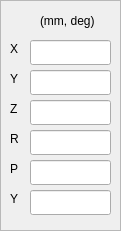
    <widget class="QFrame" name="frame_10">
     <property name="geometry">
      <rect>
       <x>890</x>
       <y>290</y>
       <width>121</width>
       <height>231</height>
      </rect>
     </property>
     <property name="frameShape">
      <enum>QFrame::StyledPanel</enum>
     </property>
     <property name="frameShadow">
      <enum>QFrame::Raised</enum>
     </property>
     <widget class="QLabel" name="label_187">
      <property name="geometry">
       <rect>
        <x>40</x>
        <y>10</y>
        <width>71</width>
        <height>21</height>
       </rect>
      </property>
      <property name="text">
       <string>(mm, deg)</string>
      </property>
     </widget>
     <widget class="QLabel" name="label_191">
      <property name="geometry">
       <rect>
        <x>10</x>
        <y>40</y>
        <width>21</width>
        <height>17</height>
       </rect>
      </property>
      <property name="text">
       <string>X</string>
      </property>
     </widget>
     <widget class="QLabel" name="label_192">
      <property name="geometry">
       <rect>
        <x>10</x>
        <y>70</y>
        <width>21</width>
        <height>17</height>
       </rect>
      </property>
      <property name="text">
       <string>Y</string>
      </property>
     </widget>
     <widget class="QLabel" name="label_193">
      <property name="geometry">
       <rect>
        <x>10</x>
        <y>100</y>
        <width>21</width>
        <height>17</height>
       </rect>
      </property>
      <property name="text">
       <string>Z</string>
      </property>
     </widget>
     <widget class="QLabel" name="label_194">
      <property name="geometry">
       <rect>
        <x>10</x>
        <y>130</y>
        <width>21</width>
        <height>17</height>
       </rect>
      </property>
      <property name="text">
       <string>R</string>
      </property>
     </widget>
     <widget class="QLabel" name="label_195">
      <property name="geometry">
       <rect>
        <x>10</x>
        <y>160</y>
        <width>21</width>
        <height>17</height>
       </rect>
      </property>
      <property name="text">
       <string>P</string>
      </property>
     </widget>
     <widget class="QLabel" name="label_196">
      <property name="geometry">
       <rect>
        <x>10</x>
        <y>190</y>
        <width>21</width>
        <height>17</height>
       </rect>
      </property>
      <property name="text">
       <string>Y</string>
      </property>
     </widget>
     <widget class="QLineEdit" name="lineEdit_cal_tcp_2">
      <property name="geometry">
       <rect>
        <x>30</x>
        <y>70</y>
        <width>81</width>
        <height>25</height>
       </rect>
      </property>
      <property name="layoutDirection">
       <enum>Qt::LeftToRight</enum>
      </property>
      <property name="alignment">
       <set>Qt::AlignRight|Qt::AlignTrailing|Qt::AlignVCenter</set>
      </property>
      <property name="readOnly">
       <bool>true</bool>
      </property>
     </widget>
     <widget class="QLineEdit" name="lineEdit_cal_tcp_1">
      <property name="geometry">
       <rect>
        <x>30</x>
        <y>40</y>
        <width>81</width>
        <height>25</height>
       </rect>
      </property>
      <property name="layoutDirection">
       <enum>Qt::LeftToRight</enum>
      </property>
      <property name="alignment">
       <set>Qt::AlignRight|Qt::AlignTrailing|Qt::AlignVCenter</set>
      </property>
      <property name="readOnly">
       <bool>true</bool>
      </property>
     </widget>
     <widget class="QLineEdit" name="lineEdit_cal_tcp_3">
      <property name="geometry">
       <rect>
        <x>30</x>
        <y>100</y>
        <width>81</width>
        <height>25</height>
       </rect>
      </property>
      <property name="layoutDirection">
       <enum>Qt::LeftToRight</enum>
      </property>
      <property name="alignment">
       <set>Qt::AlignRight|Qt::AlignTrailing|Qt::AlignVCenter</set>
      </property>
      <property name="readOnly">
       <bool>true</bool>
      </property>
     </widget>
     <widget class="QLineEdit" name="lineEdit_cal_tcp_4">
      <property name="geometry">
       <rect>
        <x>30</x>
        <y>130</y>
        <width>81</width>
        <height>25</height>
       </rect>
      </property>
      <property name="layoutDirection">
       <enum>Qt::LeftToRight</enum>
      </property>
      <property name="alignment">
       <set>Qt::AlignRight|Qt::AlignTrailing|Qt::AlignVCenter</set>
      </property>
      <property name="readOnly">
       <bool>true</bool>
      </property>
     </widget>
     <widget class="QLineEdit" name="lineEdit_cal_tcp_5">
      <property name="geometry">
       <rect>
        <x>30</x>
        <y>160</y>
        <width>81</width>
        <height>25</height>
       </rect>
      </property>
      <property name="layoutDirection">
       <enum>Qt::LeftToRight</enum>
      </property>
      <property name="alignment">
       <set>Qt::AlignRight|Qt::AlignTrailing|Qt::AlignVCenter</set>
      </property>
      <property name="readOnly">
       <bool>true</bool>
      </property>
     </widget>
     <widget class="QLineEdit" name="lineEdit_cal_tcp_6">
      <property name="geometry">
       <rect>
        <x>30</x>
        <y>190</y>
        <width>81</width>
        <height>25</height>
       </rect>
      </property>
      <property name="layoutDirection">
       <enum>Qt::LeftToRight</enum>
      </property>
      <property name="alignment">
       <set>Qt::AlignRight|Qt::AlignTrailing|Qt::AlignVCenter</set>
      </property>
      <property name="readOnly">
       <bool>true</bool>
      </property>
     </widget>
    </widget>
